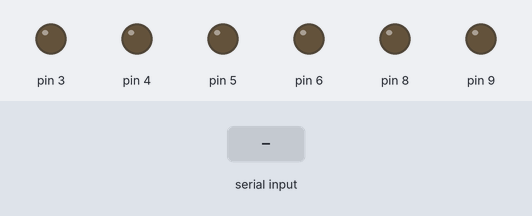
Bench run of a sketch on a simulated Arduino Uno, built with avr-gcc and run on an emulated ATmega328P. Shown: output pins drawn as LEDs (lit = HIGH). The test bench sets the inputs (shaded band).

Above: at 1.2 s.
1.3 s: "W" received over Serial
At 3.2 s:
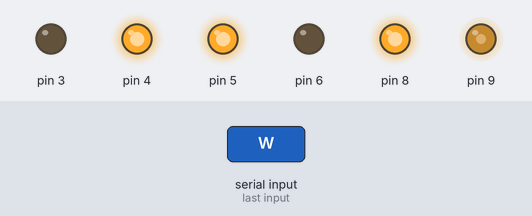
3.8 s: "A" received over Serial
At 6.4 s:
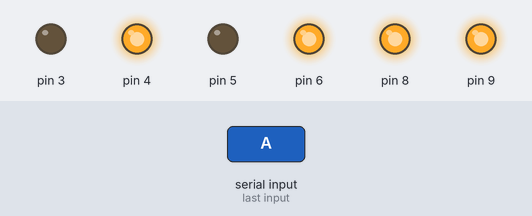
6.8 s: "S" received over Serial
At 8.6 s:
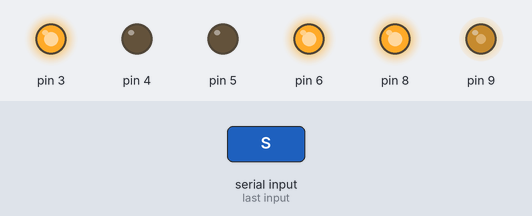
9.3 s: "D" received over Serial
At 11.9 s:
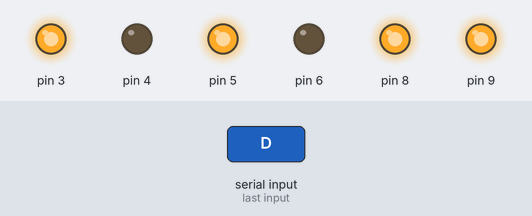
Timing chart, 0 to 13.3 s (numbered marks = the images above; inputs shaded):
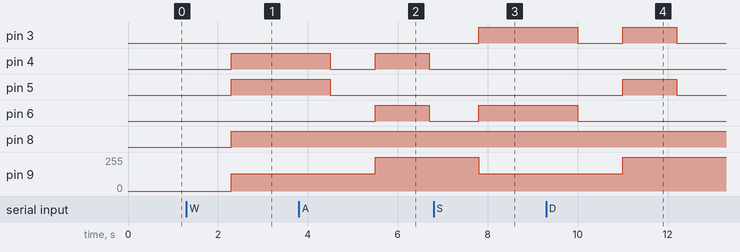

The sketch:

codigoArduino.ino
```cpp
#include "src/domain/motor.h"


#define pwm1 9 // Motor Direito
#define ingA1 4 // Motor Direito
#define ingB1 3 // Motor Direito

#define pwm2 8 // Motor Esquerdo
#define ingA2 6 // Motor Esquerdo
#define ingB2 5 // Motor Esquerdo

//mpu 6050

Motor motorDireito(pwm1, ingA1, ingB1);
Motor motorEsquerdo(pwm2, ingA2, ingB2);


void setup() {
  Serial.begin(9600);
}

void loop() {
  // tempo para andar uma cedula!
  int tempo = 2200;

  if (Serial.available() > 0) {
    String stringSerial = Serial.readString();
    Serial.flush();
    char primeiroCaracter = stringSerial.charAt(0);

    controlarMovimento(primeiroCaracter, tempo);
  }
}

void controlarMovimento(char direcao, int tempo){
  switch (direcao) {
      case 'W':
        //SEGUIR EM FRENTE
        andarFrente(tempo);
        break;
      case 'A':
        //ESQUERDA 90º
        virarEsquerda90();
        break;
      case 'S':
        //SEGUIR PARA TRAS
        andarTras(tempo);
        break;
      case 'D':
        //DIREITA 90º
        virarDireita90();
        break;
      case 'P':
        //PARAR
        parar();
        break;
    }
}

void andarFrente(int tempo){
  motorDireito.setPwm(128);
  motorEsquerdo.setPwm(128);

  motorDireito.rodarHorario();
  motorEsquerdo.rodarAntiHorario();

  delay(tempo);
  parar();
}

void andarTras(int tempo){
  motorDireito.setPwm(128);
  motorEsquerdo.setPwm(128);

  motorDireito.rodarAntiHorario();
  motorEsquerdo.rodarHorario();

  delay(tempo);
  parar();
}

void virarEsquerda90(){
  motorDireito.setPwm(255);
  motorEsquerdo.setPwm(255);

  motorDireito.rodarHorario();
  motorEsquerdo.rodarHorario();

  delay(1200);
  parar();
}

void virarDireita90(){
  motorDireito.setPwm(255);
  motorEsquerdo.setPwm(255);

  motorDireito.rodarAntiHorario();
  motorEsquerdo.rodarAntiHorario();

  delay(1200);
  parar();
}

void parar(){
  motorDireito.parar();
  motorEsquerdo.parar();
}
```

motor.h
```cpp
class Motor{
  private:
    int pinoPwm;
    int pinoIngA;
    int pinoIngB;

    int pwm;

  public:
    Motor(int pinoPwm, int pinoIngA, int pinoIngB){
      this->pinoPwm = pinoPwm;
      this->pinoIngA = pinoIngA;
      this->pinoIngB = pinoIngB;

      pinMode(this->pinoPwm, OUTPUT);
      pinMode(this->pinoIngA, OUTPUT);
      pinMode(this->pinoIngB, OUTPUT);
    }

    void setPwm(int novoPwm) {
      this->pwm = novoPwm;
    }

    void rodarHorario(){
      analogWrite(this->pinoPwm,this->pwm);
      digitalWrite(this->pinoIngA, HIGH);
      digitalWrite(this->pinoIngB, LOW);
    }

    void rodarAntiHorario(){
      analogWrite(this->pinoPwm,this->pwm);
      digitalWrite(this->pinoIngA, LOW);
      digitalWrite(this->pinoIngB, HIGH);
    }

    void parar(){
      digitalWrite(this->pinoIngA, LOW);
      digitalWrite(this->pinoIngB, LOW);
    }
};
```

Measured:
- after the input at 1.3 s, pin 4, pin 5, pin 8: LOW → HIGH after 1.0 s; pin 9: 0/255 → 128/255 after 1.0 s
- after the input at 3.8 s, pin 6: LOW → HIGH after 1.7 s, → LOW 1.2 s later; pin 9: 128/255 → 255/255 after 1.7 s
- after the input at 6.8 s, pin 3, pin 6: LOW → HIGH after 1.0 s; pin 9: 255/255 → 128/255 after 1.0 s
- after the input at 9.3 s, pin 5: LOW → HIGH after 1.7 s, → LOW 1.2 s later; pin 9: 128/255 → 255/255 after 1.7 s
